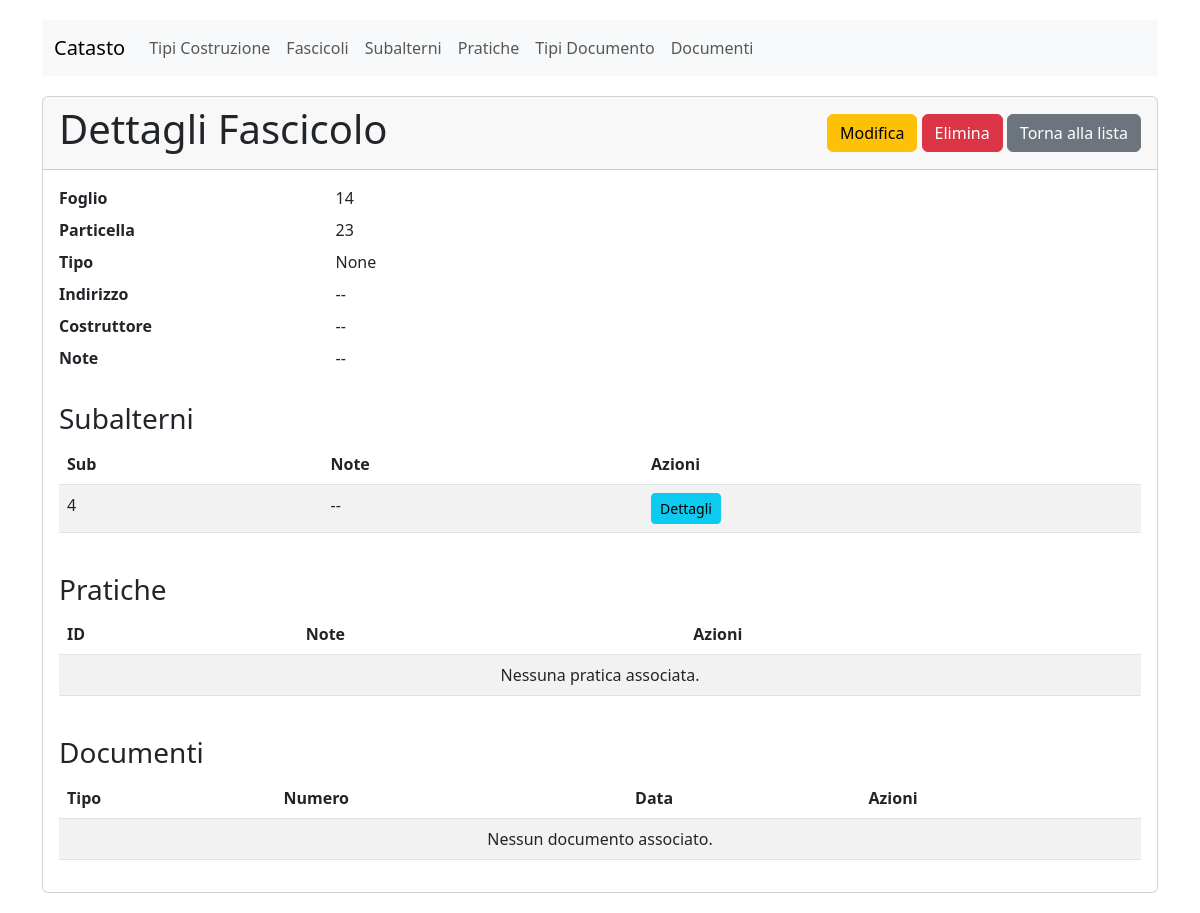
The page /catasto/fascicoli/1/ on the database its author committed.
### src/catasto/models.py (models this page shows, shortened)
class Fascicolo(models.Model):
    foglio = models.CharField(max_length=20)
    particella = models.CharField(max_length=20)
    tipo = models.ForeignKey(TipoCostruzione, on_delete=models.CASCADE, blank=True, null=True)
    indirizzo = models.CharField(max_length=100, blank=True, null=True)
    costruttore = models.CharField(max_length=100, blank=True, null=True)
    note = models.TextField(blank=True, null=True)
    class Meta:
        verbose_name = "Fascicolo"
        verbose_name_plural = "Fascicoli"

class Subalterno(models.Model):
    fascicolo = models.ForeignKey(Fascicolo, on_delete=models.CASCADE)
    sub = models.CharField(max_length=20)
    note = models.TextField(blank=True, null=True)
    class Meta:
        verbose_name = "Subalterno"
        verbose_name_plural = "Subalterni"

### src/catasto/views.py (the view)
# urls.py: path('fascicoli/<int:pk>/', FascicoloDetailView.as_view(), name='fascicolo-detail'),
class FascicoloDetailView(DetailView):
    model = Fascicolo
    template_name = 'catasto/fascicolo_detail.html'

### src/catasto/templates/catasto/fascicolo_detail.html (shortened to what this page needs)
{% extends 'catasto/base.html' %}
{% block content %}
<div class="card">
    <div class="card-header d-flex justify-content-between align-items-center">
        <h1>Dettagli Fascicolo</h1>
        <div>
            <a href="{% url 'catasto:fascicolo-update' object.id %}" class="btn btn-warning">Modifica</a>
            <a href="{% url 'catasto:fascicolo-delete' object.id %}" class="btn btn-danger">Elimina</a>
            <a href="{% url 'catasto:fascicolo-list' %}" class="btn btn-secondary">Torna alla lista</a>
        </div>
    </div>
    <div class="card-body">
        <dl class="row">
            <dt class="col-sm-3">Foglio</dt>
            <dd class="col-sm-9">{{ object.foglio }}</dd>
            <dt class="col-sm-3">Particella</dt>
            <dd class="col-sm-9">{{ object.particella }}</dd>
            <dt class="col-sm-3">Tipo</dt>
            <dd class="col-sm-9">{{ object.tipo }}</dd>
            <dt class="col-sm-3">Indirizzo</dt>
            <dd class="col-sm-9">{{ object.indirizzo|default:"--" }}</dd>
            <dt class="col-sm-3">Costruttore</dt>
            <dd class="col-sm-9">{{ object.costruttore|default:"--" }}</dd>
            <dt class="col-sm-3">Note</dt>
            <dd class="col-sm-9">{{ object.note|default:"--" }}</dd>
        </dl>
        <h3 class="mt-4">Subalterni</h3>
        <div class="table-responsive">
            <table class="table table-striped">
                <thead>
                    <tr>
                        <th>Sub</th>
                        <th>Note</th>
                        <th>Azioni</th>
                    </tr>
                </thead>
                <tbody>
                    {% for subalterno in object.subalterno_set.all %}
                    <tr>
                        <td>{{ subalterno.sub }}</td>
                        <td>{{ subalterno.note|default:"--" }}</td>
                        <td>
                            <a href="{% url 'catasto:subalterno-detail' subalterno.id %}" class="btn btn-sm btn-info">Dettagli</a>
                        </td>
                    </tr>
                    {% empty %}
                    <tr>
                        <td colspan="3" class="text-center">Nessun subalterno associato.</td>
                    </tr>
                    {% endfor %}
                </tbody>
            </table>
        </div>
        <h3 class="mt-4">Pratiche</h3>
        <div class="table-responsive">
            <table class="table table-striped">
                <thead>
                    <tr>
                        <th>ID</th>
                        <th>Note</th>
                        <th>Azioni</th>
                    </tr>
                </thead>
                <tbody>
                    {% for pratica in object.pratiche.all %}
                    <tr>
                        <td>{{ pratica.id }}</td>
                        <td>{{ pratica.note|default:"--" }}</td>
                        <td>
                            <a href="{% url 'catasto:pratica-detail' pratica.id %}" class="btn btn-sm btn-info">Dettagli</a>
                        </td>
                    </tr>
                    {% empty %}
                    <tr>
                        <td colspan="3" class="text-center">Nessuna pratica associata.</td>
                    </tr>
                    {% endfor %}
                </tbody>
            </table>
        </div>
        <h3 class="mt-4">Documenti</h3>
        <div class="table-responsive">
            <table class="table table-striped">
                <thead>
                    <tr>
                        <th>Tipo</th>
                        <th>Numero</th>
                        <th>Data</th>
                        <th>Azioni</th>
                    </tr>
                </thead>
                <tbody>
                    {% for documento in object.documenti.all %}
                    <tr>
                        <td>{{ documento.tipo }}</td>
                        <td>{{ documento.numero|default:"--" }}</td>
                        <td>{{ documento.data|default:"--" }}</td>
                        <td>
                            <a href="{% url 'catasto:documento-detail' documento.id %}" class="btn btn-sm btn-info">Dettagli</a>
                        </td>
                    </tr>
                    {% empty %}
                    <tr>
                        <td colspan="4" class="text-center">Nessun documento associato.</td>
                    </tr>
                    {% endfor %}
                </tbody>
            </table>
        </div>
    </div>
</div>
{% endblock %}

### src/catasto/templates/catasto/base.html (style rules this page uses)
body { padding-top: 20px; padding-bottom: 20px; }

### rows shown on the page
Fascicolo: foglio "14", particella "23", tipo "None", indirizzo "--", costruttore "--", note "--"
Subalterno: sub "4", note "--"
